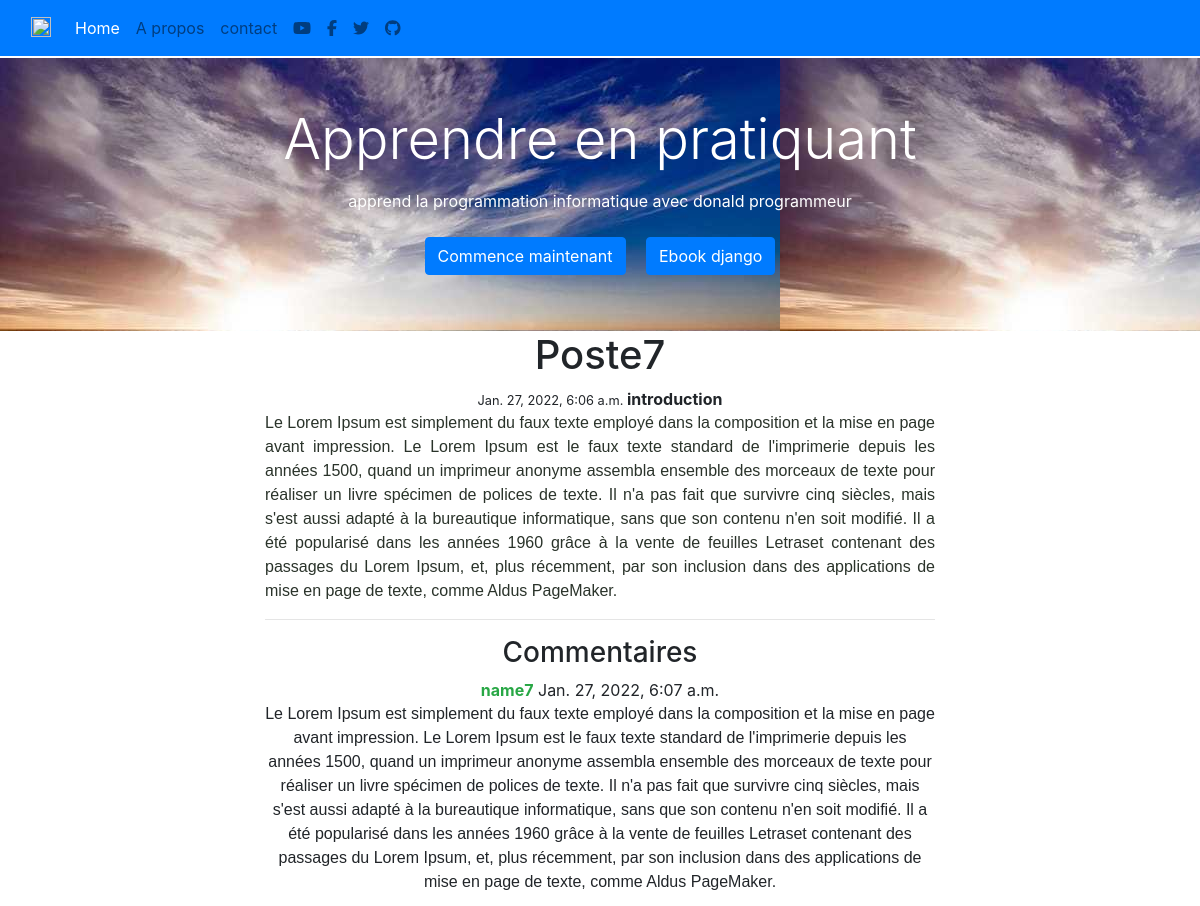
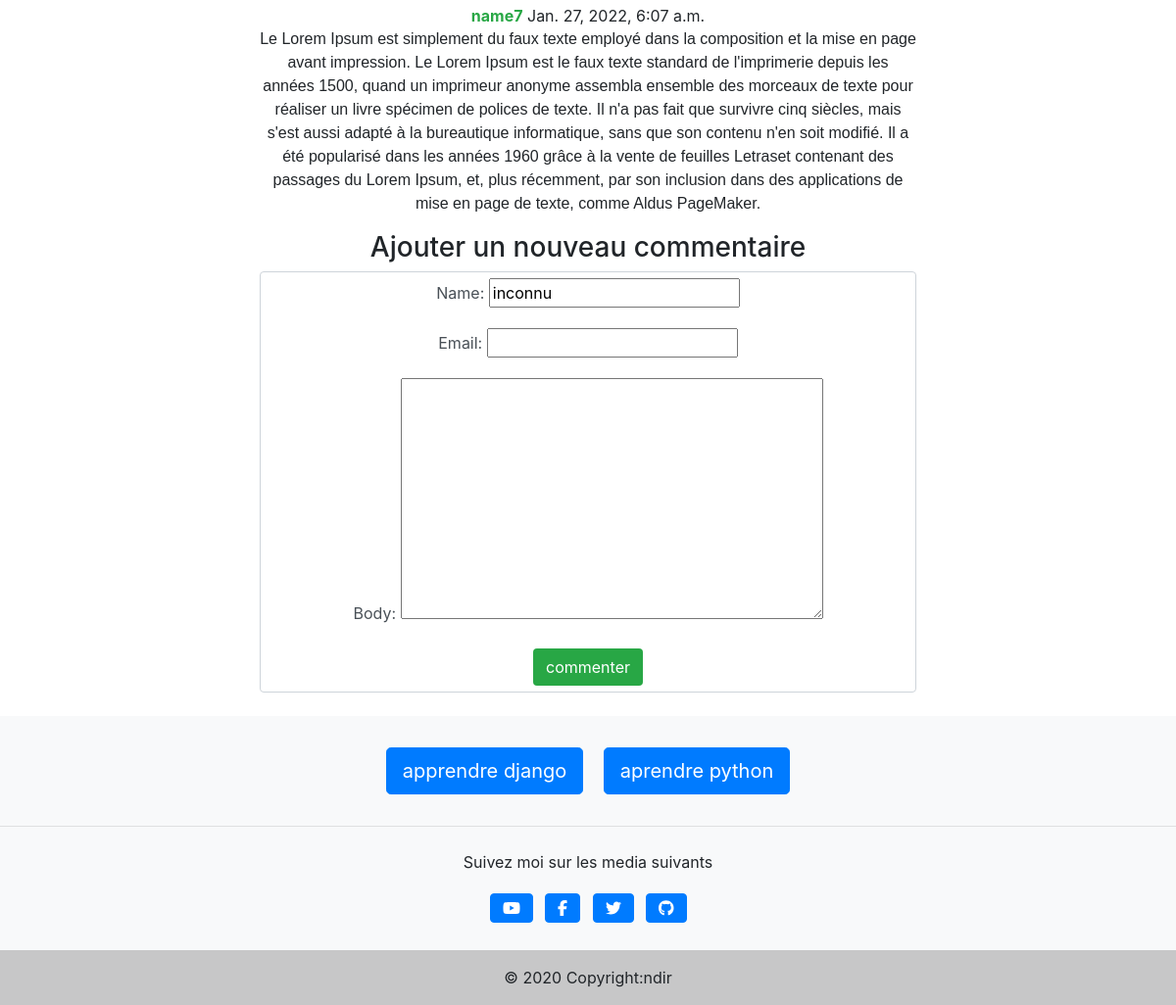
The app's page /detail/Name7 with its own data (2 pictures, top to bottom).
### app/models.py (models this page shows, shortened)
class CreateBlog(models.Model):
    title = models.CharField(max_length=255)
    slug = models.SlugField()
    intro = models.TextField()
    body = models.TextField()
    image = models.ImageField(upload_to='media')
    date_added = models.DateTimeField(auto_now=True)
    class Meta:
        ordering = ['-date_added']

class Comment(models.Model):
    post = ForeignKey(CreateBlog, related_name='comments', on_delete=models.CASCADE)
    email = models.EmailField()
    body = models.TextField()
    name = models.CharField(max_length=100, default="inconnu")
    date_added = models.DateTimeField(auto_now=True)
    class Meta:
        ordering = ['-date_added']

### app/views.py (the view)
# urls.py: path('detail/<slug:slug>', detailView, name="detailView"),
def detailView(request, slug):
    post = CreateBlog.objects.get(slug=slug)
    comments = post.comments.all()
    if request.method == 'POST':
        form = BlogForm(request.POST)
        if form.is_valid():
            form.save(commit=False)
            form.instance.post = post
            form.save()
            return redirect('detailView', slug=post.slug)
    else:
        form = BlogForm()
    content = {
        'article': post,
        'comments': comments,
        'form': form,
    }
    return render(request, 'blog/update.html', content)

### app/forms.py
class BlogForm(forms.ModelForm):
    class Meta:
        model = Comment
        fields = [
            'name',
            'email',
            'body'
        ]

### app/templates/blog/update.html (shortened to what this page needs)
{% extends 'blog/base.html'%}
{% block content %}
    <div class="col-md-7 mx-auto text-center">
        <h1>{{ article.title }}</h1>
        <small> {{ article.date_added }} </small>
        <strong>{{ article.intro }}</strong>
        <p style="color:rgb(42, 51, 42); text-align: justify; font-family: Arial, Helvetica, sans-serif;">{{ article.body }}</p>
    <hr>
    <h3>Commentaires</h3>
    {% for comment in comments %}
        <article>
            <strong class="text-align-left text-success">{{ comment.name }}</strong>  {{ comment.date_added }}
            <p style="font-family: Arial, Helvetica, sans-serif;">{{ comment.body }}</p>
    {% empty %}
             <p>Pas de commentaire</p>
        </article>
     {% endfor %}
    <h3 class="mx-5">Ajouter un nouveau commentaire</h3>
    <form class="form-control form-comtrol-lg" action="" method="POST">
        {{ form.as_p }}
        <button type="submit" class="btn text-white bg-success">commenter</button>
    </form>
</div>
{% endblock %}

### records on screen
CreateBlog: title "Poste7", date_added "Jan. 27, 2022, 6:06 a.m.", intro "introduction", body "Le Lorem Ipsum est simplement du faux texte employé dans la composition et la mise en page avant impression. Le Lorem Ipsum est le faux texte standard de l'imprimerie depuis les années 1500, quand un imprimeur anonyme assembla ensemble des morceaux de texte pour réaliser un livre spécimen de polices de texte. Il n'a pas fait que survivre cinq siècles, mais s'est aussi adapté à la bureautique informatique, sans que son contenu n'en soit modifié. Il a été popularisé dans les années 1960 grâce à la vente de feuilles Letraset contenant des passages du Lorem Ipsum, et, plus récemment, par son inclusion dans des applications de mise en page de texte, comme Aldus PageMaker."
Comment: name "name7", date_added "Jan. 27, 2022, 6:07 a.m.", body "Le Lorem Ipsum est simplement du faux texte employé dans la composition et la mise en page avant impression. Le Lorem Ipsum est le faux texte standard de l'imprimerie depuis les années 1500, quand un imprimeur anonyme assembla ensemble des morceaux de texte pour réaliser un livre spécimen de polices de texte. Il n'a pas fait que survivre cinq siècles, mais s'est aussi adapté à la bureautique informatique, sans que son contenu n'en soit modifié. Il a été popularisé dans les années 1960 grâce à la vente de feuilles Letraset contenant des passages du Lorem Ipsum, et, plus récemment, par son inclusion dans des applications de mise en page de texte, comme Aldus PageMaker."
Comment: name "name7", date_added "Jan. 27, 2022, 6:07 a.m.", body "Le Lorem Ipsum est simplement du faux texte employé dans la composition et la mise en page avant impression. Le Lorem Ipsum est le faux texte standard de l'imprimerie depuis les années 1500, quand un imprimeur anonyme assembla ensemble des morceaux de texte pour réaliser un livre spécimen de polices de texte. Il n'a pas fait que survivre cinq siècles, mais s'est aussi adapté à la bureautique informatique, sans que son contenu n'en soit modifié. Il a été popularisé dans les années 1960 grâce à la vente de feuilles Letraset contenant des passages du Lorem Ipsum, et, plus récemment, par son inclusion dans des applications de mise en page de texte, comme Aldus PageMaker."
